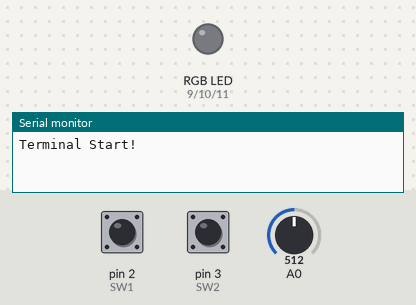
Recording of a sketch running on a simulated Arduino Uno, built with avr-gcc and run on an emulated ATmega328P. Shown: an RGB LED mixed from three pins (HIGH = lit), the last lines printed to the serial monitor. Inputs (shaded band) come from the test bench; at power-on: pin 2 (SW1) HIGH, A0 = 512, pin 3 (SW2) HIGH. Dim RGB values are drawn brighter than linear.

Above: at 1.2 s.
1.3 s: pin 2 (SW1) pulled LOW for 0.15 s
At 2.5 s:
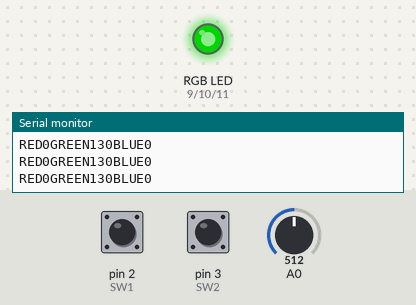
2.9 s: A0 set to 306
At 4.1 s:
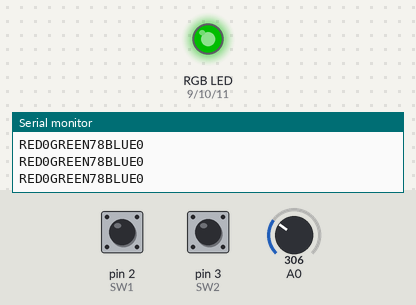
4.4 s: A0 set to 140
At 5.3 s:
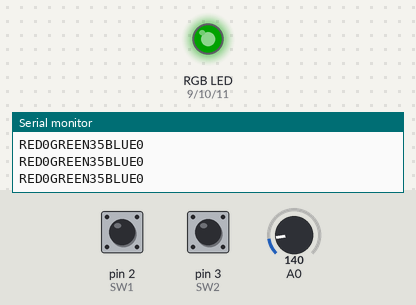
5.9 s: pin 2 (SW1) pulled LOW for 1 s
At 7.1 s:
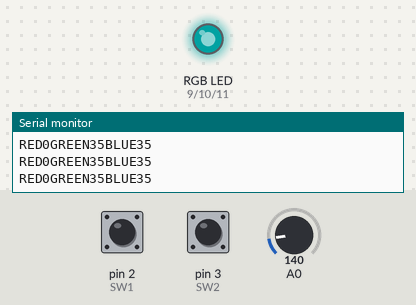
8.4 s: pin 2 (SW1) pulled LOW for 0.15 s
At 8.7 s:
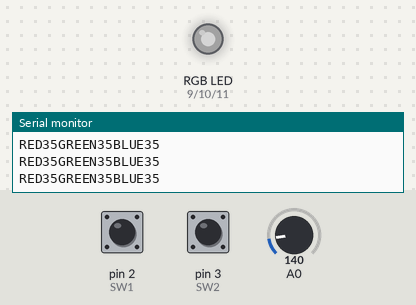
10.0 s: A0 set to 511
At 11.2 s:
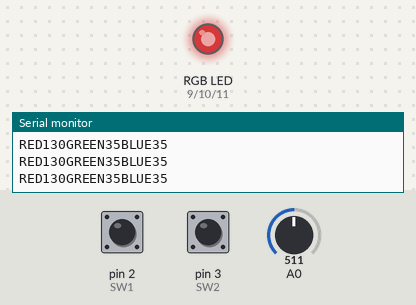
Timing chart, 0 to 12.5 s (numbered marks = the images above; inputs shaded):
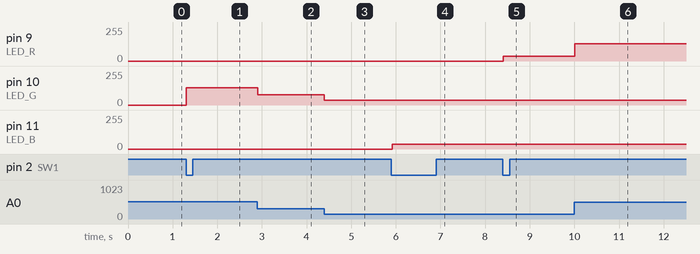

The sketch:

WhatIsButton.ino
```cpp
#define SW1 2
#define SW2 3

#define LED_R 9
#define LED_G 10
#define LED_B 11

#define RESISTER 0

unsigned long time = 0;

int count, getValue, colorNum, mapValue = 0;
int color[3] = { 0, 0, 0 };
int led[3] = { LED_R, LED_G, LED_B };
bool status = 0;

void setup() {
  Serial.begin(9600);
  Serial.println("Terminal Start!");

  pinMode(SW1, INPUT_PULLUP);
  pinMode(SW2, INPUT_PULLUP);
  pinMode(LED_R, OUTPUT);
  pinMode(LED_G, OUTPUT);
  pinMode(LED_B, OUTPUT);
  pinMode(RESISTER, INPUT);

  // LAB 3_1 , 3_2
  // attachInterrupt(digitalPinToInterrupt(SW1), plusCount, FALLING);
  // attachInterrupt(digitalPinToInterrupt(SW2), minusCount, FALLING);

  // LAB 3_3
  attachInterrupt(digitalPinToInterrupt(SW1), interruptsBTN, FALLING);
  attachInterrupt(digitalPinToInterrupt(SW2), nointerruptsBTN, FALLING);
}

// LAB 3_1
// void plusCount() {
//   if (millis() - time > 100) {
//     time = millis();
//     if (digitalRead(SW1) == 0) {
//       count = (count + 1) % 100;
//       Serial.print(" count up: ");
//       Serial.println(count);
//     }
//   }
// }

// LAB 3_1
// void minusCount() {
//   if (millis() - time > 100) {
//     time = millis();

//     if (digitalRead(SW2) == 0) {
//       if (count < 1) {
//         count = 99;
//         Serial.print(" count down: ");
//         Serial.println(count);
//         return;
//       }
//       count--;
//       Serial.print(" count down: ");
//       Serial.println(count);
//     }
//   }
// }

// void blink() {
//   digitalWrite(LED, !status);
//   delay(2000);
// }

void interruptsBTN() {
  if (millis() - time > 150) {
    time = millis();
    if (digitalRead(SW1) == 0) {
  interrupts();
      status = 1;
      colorNum = (colorNum + 1) % 3;
    }
  }
}

void nointerruptsBTN() {
  if (millis() - time > 150) {
    time = millis();
    if (digitalRead(SW2) == 0) {
  noInterrupts();
      status = 0;
      Serial.println("LED Config Mode : Stop");
    }
  }
}


void loop() {
  if (status != 0) {
    getValue = analogRead(0);
    mapValue = map(getValue, 0, 1000, 0, 255);
    if (getValue < 10) mapValue = 0;
    if (getValue > 1000) mapValue = 255;
    color[colorNum] = mapValue;

    analogWrite(led[(colorNum + 1) % 3], color[(colorNum + 1) % 3]);
    analogWrite(led[(colorNum + 2) % 3], color[(colorNum + 2) % 3]);
    analogWrite(led[colorNum], color[colorNum]);

    Serial.print("RED");
    Serial.print(color[0]);
    Serial.print("GREEN");
    Serial.print(color[1]);
    Serial.print("BLUE");
    Serial.println(color[2]);

    delay(10);
  }else{
    analogWrite(LED_R, color[0]);
    analogWrite(LED_G, color[1]);
    analogWrite(LED_B, color[2]);
  }
}
```

Measured:
- after the input at 1.3 s, pin 10 (LED_G): 0/255 → 130/255 at once
- after the input at 2.9 s, pin 10 (LED_G): 130/255 → 78/255 at once
- after the input at 4.4 s, pin 10 (LED_G): 78/255 → 35/255 at once
- after the input at 5.9 s, pin 11 (LED_B): 0/255 → 35/255 at once
- after the input at 8.4 s, pin 9 (LED_R): 0/255 → 35/255 at once
- after the input at 10.0 s, pin 9 (LED_R): 35/255 → 130/255 at once
